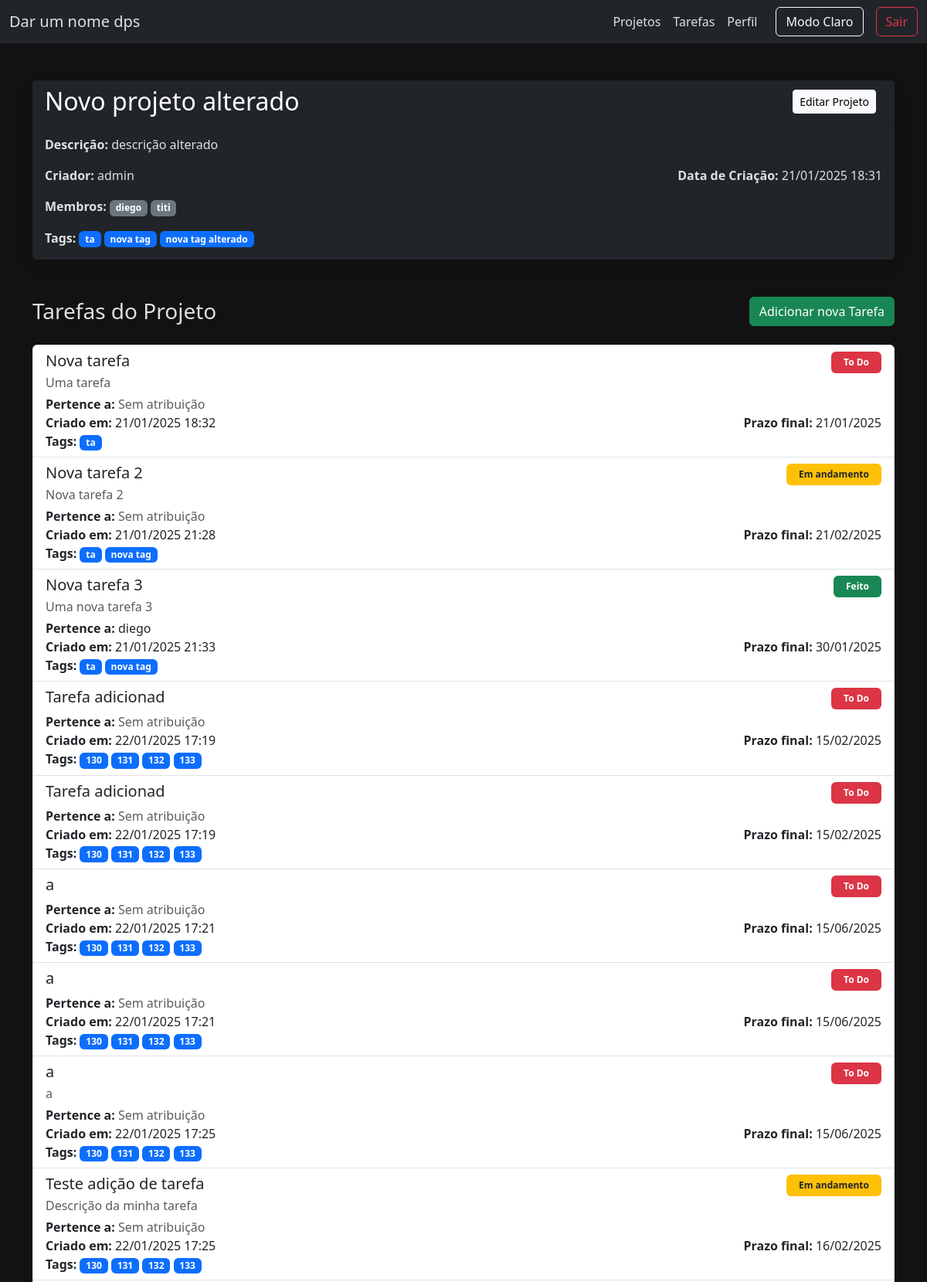
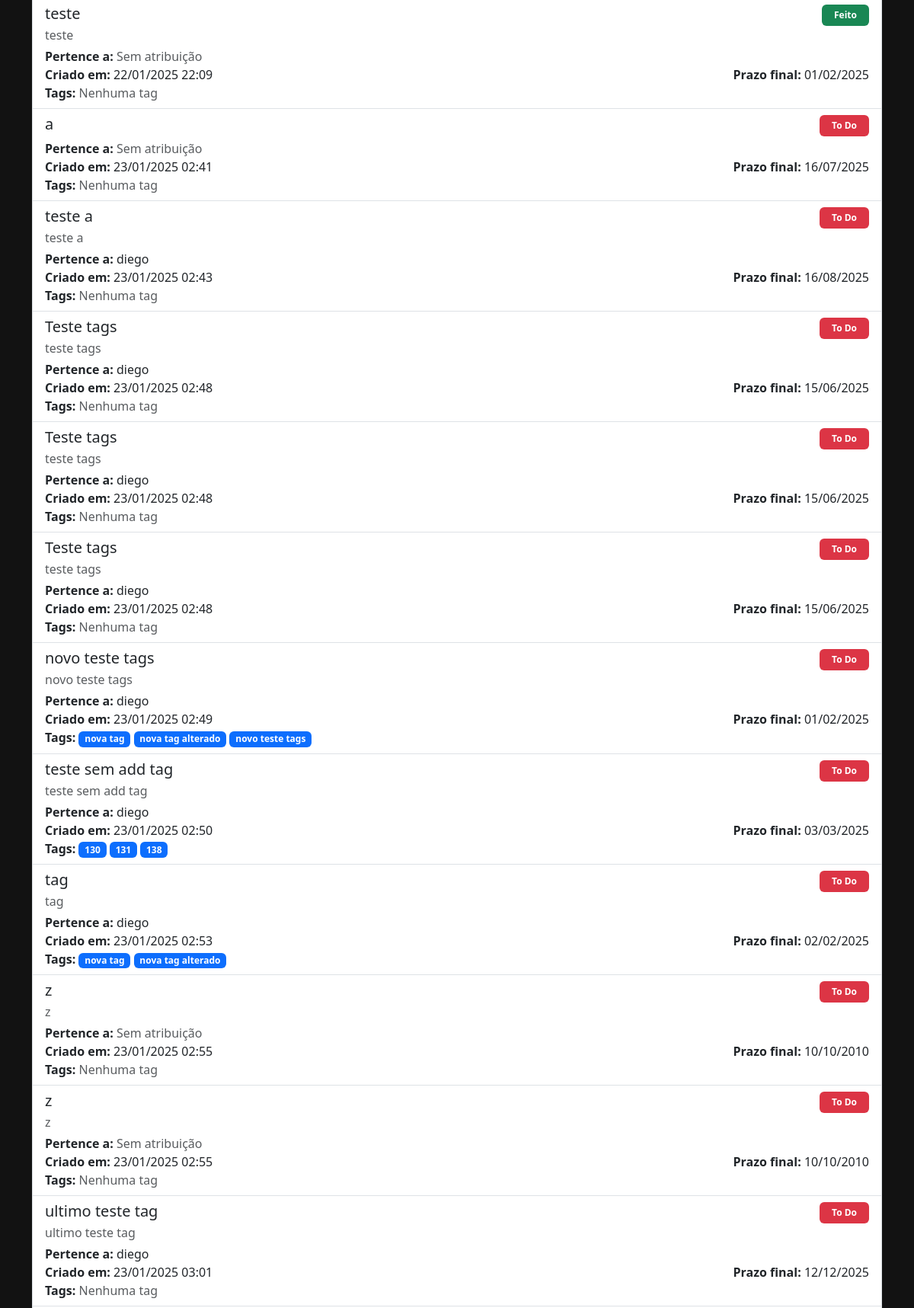
The page /projetos/detalhes/63 (signed in, upper part) on the database its author committed (2 pictures, top to bottom).
### controle_tarefa/models.py (models this page shows, shortened)
class Projeto(models.Model):
    nome = models.CharField(max_length=200)
    descricao = models.TextField(blank=True, null=True)
    criador = models.ForeignKey(User, on_delete=models.CASCADE, related_name='projetos_criados')
    membros = models.ManyToManyField(User, related_name='projetos', blank=True)
    data_criacao = models.DateTimeField(auto_now_add=True)
    tags = models.ManyToManyField(Tag, related_name='projetos', blank=True)

class Tag(models.Model):
    nome = models.CharField(max_length=50, unique=True)

class Tarefa(models.Model):
    STATUS = [
        ('To Do', 'todo'),
        ('Em andamento', 'em_andamento'),
        ('Feito', 'feito'),
    ]
    titulo = models.CharField(max_length=200)
    descricao = models.TextField(blank=True, null=True)
    projeto = models.ForeignKey(Projeto, on_delete=models.CASCADE, related_name='tarefas')
    atribuido_a = models.ForeignKey(User, on_delete=models.SET_NULL, null=True, blank=True, related_name='tarefas')
    status = models.CharField(max_length=20, choices=STATUS, default='todo')
    data_criacao = models.DateTimeField(auto_now_add=True)
    data_prazo_final = models.DateField(null=True, blank=True)
    tags = models.ManyToManyField(Tag, related_name='tarefas', blank=True)

### controle_tarefa/views.py (the view)
# urls.py: path('projetos/detalhes/<int:id>', views.projeto_detalhes, name='projeto_detalhes'),
@login_required(login_url='/auth/login')
def projeto_detalhes(request, id):
    projeto = Projeto.objects.get(id=id)
    tarefas_do_projeto = Tarefa.objects.filter(projeto=projeto)
    return render(request, 'projeto_detalhes.html', {'projeto': projeto, 'tarefas_do_projeto': tarefas_do_projeto})

### controle_tarefa/templates/projeto_detalhes.html
{% extends 'base.html' %}
{% block content %}
<div class="container my-5">
    <div class="card shadow mb-5">
        <div class="card-header bg-dark text-white d-flex justify-content-between align-items-center">
            <h2 class="mb-0 text-light-gray">{{ projeto.nome }}</h2>
            <div>
                <a href="{% url 'projeto_alterar' projeto.id %}" class="btn btn-light btn-sm me-2">Editar Projeto</a>
            </div>
        </div>
        <div class="card-body">
            <p class="mb-3"><strong>Descrição:</strong> {{ projeto.descricao }}</p>
            <div class="d-flex justify-content-between">
                <p class="mb-3"><strong>Criador:</strong> {{ projeto.criador.username }}</p>
                <p class="mb-3"><strong>Data de Criação:</strong> {{ projeto.data_criacao|date:"d/m/Y H:i" }}</p>
            </div>
            <p class="mb-3"><strong>Membros:</strong>
                {% for membro in projeto.membros.all %}
                    <span class="badge bg-secondary">{{ membro.username }}</span>
                {% empty %}
                    <span class="text-muted">Nenhum membro</span>
                {% endfor %}
            </p>
            <p class="mb-0"><strong>Tags:</strong>
                {% for tag in projeto.tags.all %}
                    <span class="badge bg-primary">{{ tag.nome }}</span>
                {% empty %}
                    <span class="text-muted">Nenhuma tag</span>
                {% endfor %}
            </p>
        </div>
    </div>
    <div class="d-flex justify-content-between align-items-center mb-4">
        <h3 class="mb-0">Tarefas do Projeto</h3>
        <a href="{% url 'tarefa_adicionar' projeto.id %}" class="btn btn-success">Adicionar nova Tarefa</a>
    </div>
    {% if tarefas_do_projeto %}
        <ul class="list-group">
            {% for tarefa in tarefas_do_projeto %}
                <li class="list-group-item">
                    <div class="d-flex justify-content-between align-items-center">
                        <h5 class="mb-1">{{ tarefa.titulo }}</h5>
                        <span class="badge {% if tarefa.status == 'Feito' %}bg-success{% elif tarefa.status == 'Em andamento' %}bg-warning text-dark{% elif tarefa.status == 'To Do' %}bg-danger{% else %}bg-secondary{% endif %} px-3 py-2">
                            {{ tarefa.status }}
                        </span>
                    </div>
                    <p class="mb-1 text-muted">{{ tarefa.descricao }}</p>
                    <p class="mb-0">
                        <strong>Pertence a:</strong>
                        {% if tarefa.atribuido_a %}
                            {{ tarefa.atribuido_a }}
                        {% else %}
                            <span class="text-muted">Sem atribuição</span>
                        {% endif %}
                    </p>
                    <div class="d-flex justify-content-between">
                        <span><strong>Criado em:</strong> {{ tarefa.data_criacao|date:"d/m/Y H:i" }}</span>
                        <span class="ms-auto"><strong>Prazo final:</strong> {{ tarefa.data_prazo_final|date:"d/m/Y" }}</span>
                    </div>
                    <p class="mb-0">
                        <strong>Tags:</strong>
                        {% for tag in tarefa.tags.all %}
                            <span class="badge bg-primary">{{ tag.nome }}</span>
                        {% empty %}
                            <span class="text-muted">Nenhuma tag</span>
                        {% endfor %}
                    </p>
                </li>
            {% endfor %}
        </ul>
    {% else %}
        <p class="text-muted">Este projeto ainda não possui tarefas.</p>
    {% endif %}
</div>
{% endblock %}

### staticfiles/styles.css (style rules this page uses)
:root { --bg-color-dark: #121212; --text-color-dark: #e0e0e0; --navbar-color-dark: #212529; --card-bg-color-dark: #212529; --bg-color-light: #f8f9fa; --text-color-light: #212529; --navbar-color-light: #e9ecef; --card-bg-color-light: #ffffff; }
body { background-color: var(--bg-color-dark); color: var(--text-color-dark); transition: background-color 0.3s, color 0.3s; }
.card { background-color: var(--card-bg-color-dark); border: none; box-shadow: 0 4px 6px rgba(0, 0, 0, 0.1); margin-bottom: 1.5rem; color: var(--text-color-dark); }

### rows shown on the page
Projeto: nome "Novo projeto alterado", descricao "descrição alterado", criador.username "admin", data_criacao "21/01/2025 18:31"
Tag: nome "ta"
Tag: nome "nova tag"
Tag: nome "nova tag alterado"
Tarefa: titulo "Nova tarefa", status "To Do", descricao "Uma tarefa", shows "Sem atribuição", data_criacao "21/01/2025 18:32", data_prazo_final "21/01/2025"
Tarefa: titulo "Nova tarefa 2", status "Em andamento", descricao "Nova tarefa 2", shows "Sem atribuição", data_criacao "21/01/2025 21:28", data_prazo_final "21/02/2025"
Tarefa: titulo "Nova tarefa 3", status "Feito", descricao "Uma nova tarefa 3", atribuido_a "diego", data_criacao "21/01/2025 21:33", data_prazo_final "30/01/2025"
Tarefa: titulo "Tarefa adicionad", status "To Do", shows "Sem atribuição", data_criacao "22/01/2025 17:19", data_prazo_final "15/02/2025"
Tag: nome "130"
Tag: nome "131"
Tag: nome "132"
Tag: nome "133"
Tarefa: titulo "Tarefa adicionad", status "To Do", shows "Sem atribuição", data_criacao "22/01/2025 17:19", data_prazo_final "15/02/2025"
Tarefa: titulo "a", status "To Do", shows "Sem atribuição", data_criacao "22/01/2025 17:21", data_prazo_final "15/06/2025"
Tarefa: titulo "a", status "To Do", shows "Sem atribuição", data_criacao "22/01/2025 17:21", data_prazo_final "15/06/2025"
Tarefa: titulo "a", status "To Do", descricao "a", shows "Sem atribuição", data_criacao "22/01/2025 17:25", data_prazo_final "15/06/2025"
Tarefa: titulo "Teste adição de tarefa", status "Em andamento", descricao "Descrição da minha tarefa", shows "Sem atribuição", data_criacao "22/01/2025 17:25", data_prazo_final "16/02/2025"
Tarefa: titulo "teste", status "Feito", descricao "teste", shows "Sem atribuição", data_criacao "22/01/2025 22:09", data_prazo_final "01/02/2025"
Tarefa: titulo "a", status "To Do", shows "Sem atribuição", data_criacao "23/01/2025 02:41", data_prazo_final "16/07/2025"
Tarefa: titulo "teste a", status "To Do", descricao "teste a", atribuido_a "diego", data_criacao "23/01/2025 02:43", data_prazo_final "16/08/2025"
Tarefa: titulo "Teste tags", status "To Do", descricao "teste tags", atribuido_a "diego", data_criacao "23/01/2025 02:48", data_prazo_final "15/06/2025"
Tarefa: titulo "Teste tags", status "To Do", descricao "teste tags", atribuido_a "diego", data_criacao "23/01/2025 02:48", data_prazo_final "15/06/2025"
Tarefa: titulo "Teste tags", status "To Do", descricao "teste tags", atribuido_a "diego", data_criacao "23/01/2025 02:48", data_prazo_final "15/06/2025"
Tarefa: titulo "novo teste tags", status "To Do", descricao "novo teste tags", atribuido_a "diego", data_criacao "23/01/2025 02:49", data_prazo_final "01/02/2025"
Tag: nome "novo teste tags"
Tarefa: titulo "teste sem add tag", status "To Do", descricao "teste sem add tag", atribuido_a "diego", data_criacao "23/01/2025 02:50", data_prazo_final "03/03/2025"
Tag: nome "138"
Tarefa: titulo "tag", status "To Do", descricao "tag", atribuido_a "diego", data_criacao "23/01/2025 02:53", data_prazo_final "02/02/2025"
Tarefa: titulo "z", status "To Do", descricao "z", shows "Sem atribuição", data_criacao "23/01/2025 02:55", data_prazo_final "10/10/2010"
Tarefa: titulo "z", status "To Do", descricao "z", shows "Sem atribuição", data_criacao "23/01/2025 02:55", data_prazo_final "10/10/2010"
Tarefa: titulo "ultimo teste tag", status "To Do", descricao "ultimo teste tag", atribuido_a "diego", data_criacao "23/01/2025 03:01", data_prazo_final "12/12/2025"

### other values the page prints
{{ membro.username }} "diego"
{{ membro.username }} "titi"
